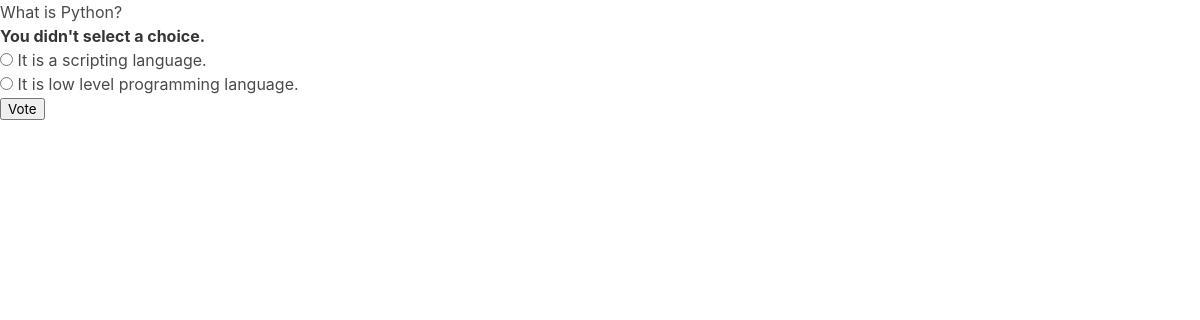
/polls/2/vote/, run on the app's committed database.
### polls/models.py (models this page shows, shortened)
class Question(models.Model):
    question_text = models.CharField(max_length=200)
    pub_date = models.DateTimeField('date published')

class Choice(models.Model):
    question = models.ForeignKey(Question,on_delete=models.CASCADE)
    choice_text = models.CharField(max_length=200)
    votes = models.IntegerField(default=0)

### polls/views.py (the view)
# urls.py: path('<int:question_id>/vote/', views.vote, name='vote'),
def vote(request, question_id):
    question = get_object_or_404(Question, pk=question_id)
    try:
        selected_choice = question.choice_set.get(pk=request.POST['choice'])
    except (KeyError, Choice.DoesNotExist):
        return render(request, 'poll/detail.html', {
            'question': question,
            'error_message': "You didn't select a choice.",
        })
    else:
        selected_choice.votes += 1
        selected_choice.save()
    return HttpResponseRedirect(reverse('polls:results', args=(question.id,)))

### templates/poll/detail.html (shortened to what this page needs)
{% extends 'main.html'%}
{% block content %}
<form action="{% url 'polls:vote' question.id %}" method="post">
    <fieldset>
        <legend><h1>{{ question.question_text }}</h1></legend>
        {% if error_message %}<p><strong>{{ error_message }}</strong></p>{% endif %}
        {% for choice in question.choice_set.all %}
            <input type="radio" name="choice" id="choice{{ forloop.counter }}" value="{{ choice.id }}">
            <label for="choice{{ forloop.counter }}">{{ choice.choice_text }}</label><br>
        {% endfor %}
    </fieldset>
    <input type="submit" value="Vote">
    </form>
{% endblock%}

### data on the page
Question: question_text "What is Python?"
Choice: choice_text "It is a scripting language."
Choice: choice_text "It is low level programming language."

### other printed values
{{ error_message }} "You didn't select a choice."
